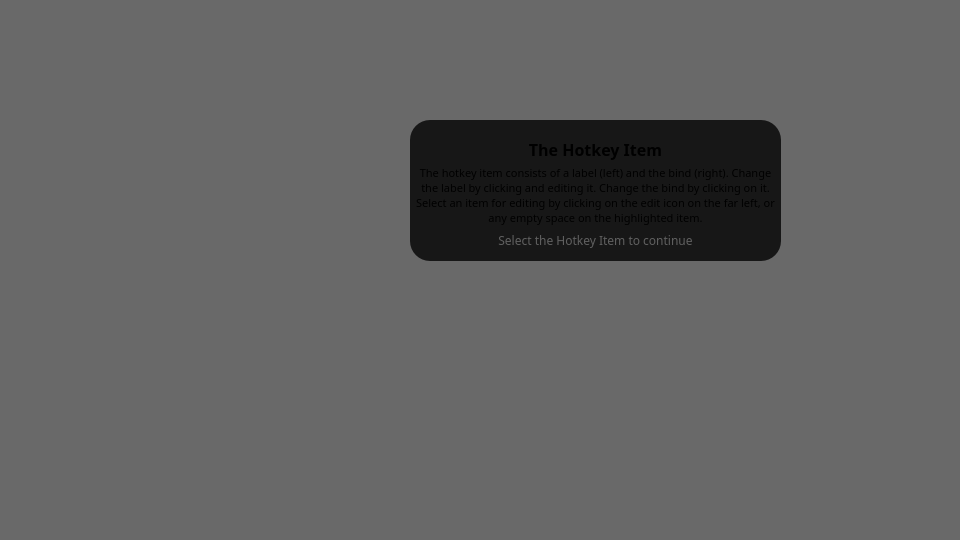
  <widget class="QGroupBox" name="slide_6">
   <property name="geometry">
    <rect>
     <x>0</x>
     <y>541</y>
     <width>960</width>
     <height>541</height>
    </rect>
   </property>
   <property name="styleSheet">
    <string notr="true">border: 0px;
background: transparent;</string>
   </property>
   <property name="title">
    <string/>
   </property>
   <widget class="QGroupBox" name="groupBox_6">
    <property name="geometry">
     <rect>
      <x>410</x>
      <y>120</y>
      <width>371</width>
      <height>141</height>
     </rect>
    </property>
    <property name="styleSheet">
     <string notr="true">QGroupBox {
	background: rgba(0, 0, 0, 200);
	border-radius: 20px;
}</string>
    </property>
    <property name="title">
     <string/>
    </property>
    <widget class="QLabel" name="label_15">
     <property name="geometry">
      <rect>
       <x>0</x>
       <y>4</y>
       <width>371</width>
       <height>51</height>
      </rect>
     </property>
     <property name="font">
      <font>
       <family>Cascadia Code</family>
       <pointsize>12</pointsize>
       <bold>true</bold>
      </font>
     </property>
     <property name="text">
      <string>The Hotkey Item</string>
     </property>
     <property name="alignment">
      <set>Qt::AlignCenter</set>
     </property>
     <property name="wordWrap">
      <bool>true</bool>
     </property>
     <property name="margin">
      <number>0</number>
     </property>
    </widget>
    <widget class="QLabel" name="label_16">
     <property name="geometry">
      <rect>
       <x>0</x>
       <y>30</y>
       <width>371</width>
       <height>91</height>
      </rect>
     </property>
     <property name="font">
      <font>
       <family>Cascadia Code</family>
       <pointsize>8</pointsize>
       <bold>false</bold>
      </font>
     </property>
     <property name="text">
      <string>&lt;html&gt;&lt;head/&gt;&lt;body&gt;&lt;p&gt;The hotkey item consists of a label (left) and the bind (right). Change the label by clicking and editing it. Change the bind by clicking on it. Select an item for editing by clicking on the edit icon on the far left, or any empty space on the highlighted item.&lt;/p&gt;&lt;/body&gt;&lt;/html&gt;</string>
     </property>
     <property name="alignment">
      <set>Qt::AlignCenter</set>
     </property>
     <property name="wordWrap">
      <bool>true</bool>
     </property>
     <property name="margin">
      <number>5</number>
     </property>
    </widget>
    <widget class="QPushButton" name="next_5">
     <property name="enabled">
      <bool>false</bool>
     </property>
     <property name="geometry">
      <rect>
       <x>10</x>
       <y>110</y>
       <width>351</width>
       <height>21</height>
      </rect>
     </property>
     <property name="font">
      <font>
       <family>Cascadia Code</family>
      </font>
     </property>
     <property name="styleSheet">
      <string notr="true">QPushButton {
background: transparent;
border: 0px;
color: #606060;
}

QPushButton:hover {
color: #B0B0B0;
}

QPushButton:pressed {
color: #E0E0E0;
}</string>
     </property>
     <property name="text">
      <string>Select the Hotkey Item to continue</string>
     </property>
    </widget>
   </widget>
   <widget class="QWidget" name="widget_18" native="true">
    <property name="geometry">
     <rect>
      <x>0</x>
      <y>0</y>
      <width>960</width>
      <height>540</height>
     </rect>
    </property>
    <property name="styleSheet">
     <string notr="true">background: rgba(0, 0, 0, 150);</string>
    </property>
   </widget>
   <zorder>widget_18</zorder>
   <zorder>groupBox_6</zorder>
  </widget>
